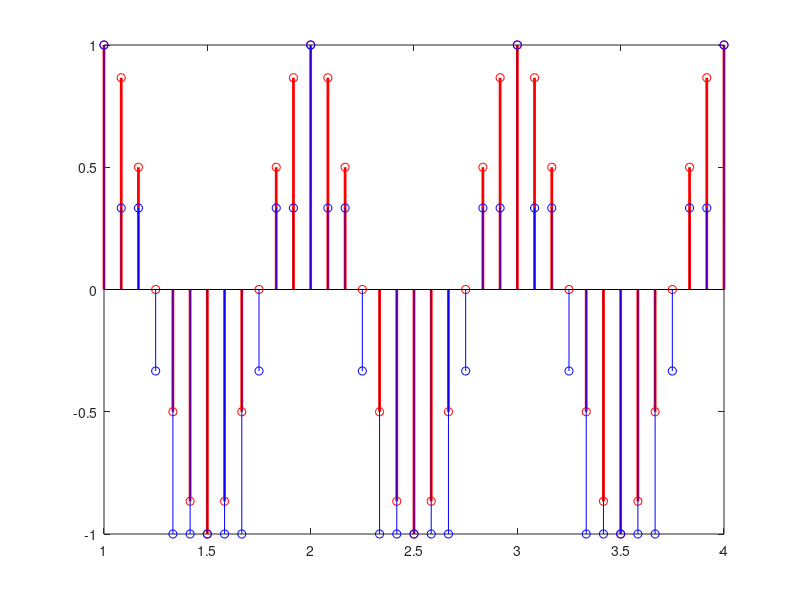

MATLAB code to generate this figure:
clc;
clear all;
close all;
m=2;
loop = (2^m)-1 %Number of Levels  - 1 = Times Loop will run!
f=1;
fs=12*f;
T=1/fs;
nT=1:T:4;
y=cos(2*pi*f*nT);
L=2.^m; %Number of Levels
ymax=max(y)
ymin=min(y)
R=(ymax-ymin)./(L-1)
quantlevel=ymin:R:ymax;
for n=1:length(y)
    for i=1:loop %developed by Shameel ^_^
       if(y(n)<quantlevel(i+1)&&y(n)>=quantlevel(i));
            yq(n)=quantlevel(i)
       end
    end
    if(y(n)>=quantlevel(loop+1))
          yq(n)=quantlevel(loop+1)
    end
end
figure
stem(nT,y,'r','linewidth',2) % shows sampled signal
hold on
stem(nT,yq,'b') % shows quantized
